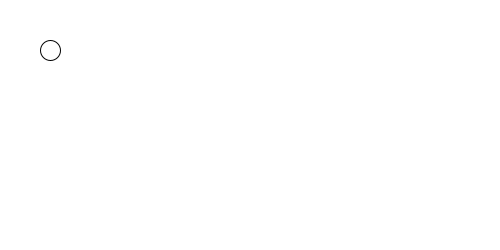
Frame 1 (no input)
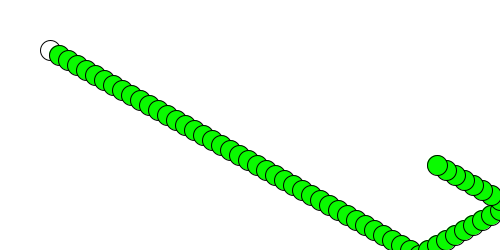
Frame 60 (the mouse pressed at the canvas centre just before this capture)
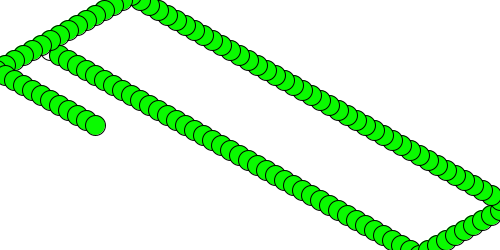
Frame 120 (the mouse held since frame 60 and released just before this capture)

The Processing sketch that drew these frames (run headless with seeded random() and noise(); from frame 60 on, the mouse is pressed at the canvas centre):

// Processing sketch: processing_127537
// ── processing_127537.pde

int x = 50;        // variables
int y = 50;

int dx = 9;        // velocity (9,5)
int dy = 5;

void setup() {  //setup function called initially, only once
  size(500, 250);
  background(255);  //set background white

}

void draw() {  //draw function loops 
  ellipse(x,y,20,20);
  fill (10,250,0);
  
  x = x + dx;
  y = y + dy;
  
  if (x > 500) {        // X axis collision
      dx = -9;
  }
  else if (x < 0) {
      dx = 9;
  }
  
  if (y > 250)  {      // Y axis collision
      dy *= -1;        // the same as dy = dy*(-1)
  }
  else if (y < 0) {
      dy *= -1;
  }
}
    
